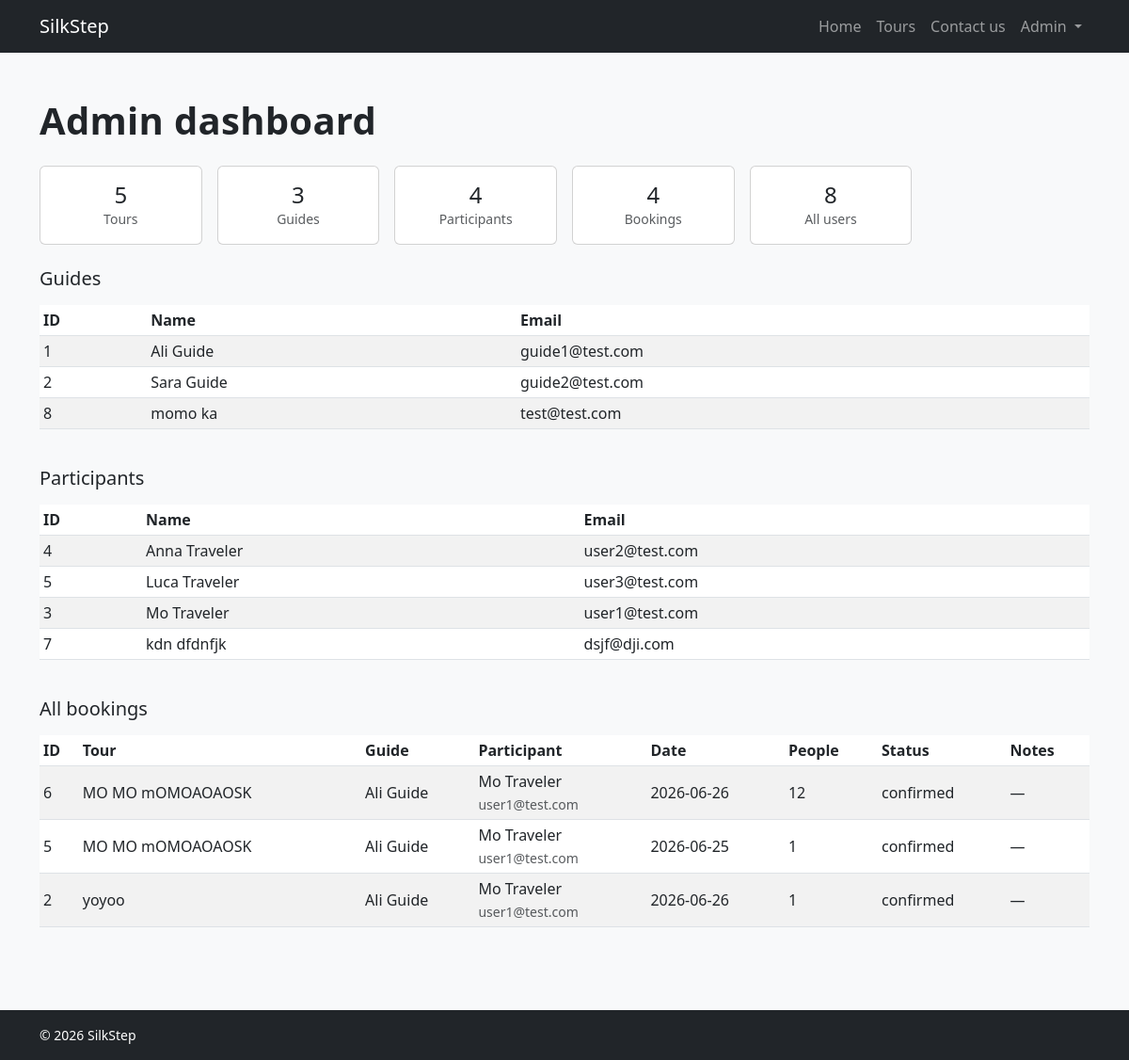
The app's page /admin (signed in) with its own data.
### tables this page shows
CREATE TABLE users (
    id INTEGER PRIMARY KEY AUTOINCREMENT,
    name TEXT NOT NULL,
    surname TEXT NOT NULL,
    email TEXT NOT NULL UNIQUE,
    password TEXT NOT NULL,
    role TEXT NOT NULL CHECK(role IN ('guide', 'participant', 'admin'))
);

CREATE TABLE bookings (
    id INTEGER PRIMARY KEY AUTOINCREMENT,
    tour_id INTEGER NOT NULL,
    participant_id INTEGER NOT NULL,
    tour_date TEXT NOT NULL,
    status TEXT NOT NULL DEFAULT 'confirmed',
    created_at TEXT DEFAULT CURRENT_TIMESTAMP, party_size INTEGER NOT NULL DEFAULT 1, notes TEXT,
    FOREIGN KEY (tour_id) REFERENCES tours(id),
    FOREIGN KEY (participant_id) REFERENCES users(id)
);

CREATE TABLE tours (
    id INTEGER PRIMARY KEY AUTOINCREMENT,
    title TEXT NOT NULL,
    schedule TEXT NOT NULL,
    duration TEXT NOT NULL,
    payment TEXT NOT NULL,
    summary TEXT NOT NULL
, guide_id INTEGER, meeting_point TEXT, max_participants INTEGER DEFAULT 15, photo_url TEXT, meeting_map_link TEXT);

### app.py (the view)
@app.route("/admin")
def admin_dashboard():
    if not current_user.is_authenticated or current_user.role != "admin":
        return redirect(url_for("home"))
    return render_template(
        "admin.html",
        stats={
            "tours_count": tours_dao.count_tours(),
            "users_count": users_dao.count_users(),
            "guides_count": users_dao.count_by_role("guide"),
            "participants_count": users_dao.count_by_role("participant"),
            "bookings_count": bookings_dao.count_bookings(),
        },
        guides=[dict(u) for u in users_dao.get_users_by_role("guide")],
        participants=[dict(u) for u in users_dao.get_users_by_role("participant")],
        bookings=[dict(b) for b in bookings_dao.get_all_bookings()],
    )

### app.py (called while the page is built)
@login_manager.user_loader
def load_user(user_id):
    row = users_dao.get_user_by_id(int(user_id))
    return User(row) if row else None

### bookings_dao.py (called while the page is built)
def get_all_bookings():
    conn = sqlite3.connect("silkstep.db")
    conn.row_factory = sqlite3.Row
    rows = conn.execute(
        """
        SELECT b.id, b.tour_id, b.tour_date, b.party_size, b.notes, b.status, b.created_at,
               t.title AS tour_title,
               g.name AS guide_name, g.surname AS guide_surname, g.email AS guide_email,
               u.name AS participant_name, u.surname AS participant_surname, u.email AS participant_email
        FROM bookings b
        JOIN tours t ON t.id = b.tour_id
        JOIN users g ON g.id = t.guide_id
        JOIN users u ON u.id = b.participant_id
        ORDER BY b.id DESC
        """
    ).fetchall()
    conn.close()
    return rows

def count_bookings():
    conn = sqlite3.connect("silkstep.db")
    count = conn.execute("SELECT COUNT(*) FROM bookings").fetchone()[0]
    conn.close()
    return count

### tours_dao.py (called while the page is built)
def count_tours():
    conn = sqlite3.connect("silkstep.db")
    count = conn.execute("SELECT COUNT(*) FROM tours").fetchone()[0]
    conn.close()
    return count

### users_dao.py (called while the page is built)
def get_user_by_id(user_id):
    conn = sqlite3.connect("silkstep.db")
    conn.row_factory = sqlite3.Row
    row = conn.execute("SELECT * FROM users WHERE id = ?", (user_id,)).fetchone()
    conn.close()
    return row

def get_users_by_role(role):
    conn = sqlite3.connect("silkstep.db")
    conn.row_factory = sqlite3.Row
    rows = conn.execute(
        "SELECT id, name, surname, email, role FROM users WHERE role = ? ORDER BY name, surname",
        (role,),
    ).fetchall()
    conn.close()
    return rows

def count_users():
    conn = sqlite3.connect("silkstep.db")
    count = conn.execute("SELECT COUNT(*) FROM users").fetchone()[0]
    conn.close()
    return count

def count_by_role(role):
    conn = sqlite3.connect("silkstep.db")
    count = conn.execute("SELECT COUNT(*) FROM users WHERE role = ?", (role,)).fetchone()[0]
    conn.close()
    return count

### templates/admin.html (shortened to what this page needs)
{% extends "base.html" %}
{% block content %}
<section class="container py-5">
  <h1 class="mb-4">Admin dashboard</h1>
  <div class="row g-3 mb-4">
    <div class="col-md-2 col-6">
      <div class="card text-center">
        <div class="card-body py-3">
          <div class="h4 mb-0">{{ stats.tours_count }}</div>
          <div class="small text-muted">Tours</div>
        </div>
      </div>
    </div>
    <div class="col-md-2 col-6">
      <div class="card text-center">
        <div class="card-body py-3">
          <div class="h4 mb-0">{{ stats.guides_count }}</div>
          <div class="small text-muted">Guides</div>
        </div>
      </div>
    </div>
    <div class="col-md-2 col-6">
      <div class="card text-center">
        <div class="card-body py-3">
          <div class="h4 mb-0">{{ stats.participants_count }}</div>
          <div class="small text-muted">Participants</div>
        </div>
      </div>
    </div>
    <div class="col-md-2 col-6">
      <div class="card text-center">
        <div class="card-body py-3">
          <div class="h4 mb-0">{{ stats.bookings_count }}</div>
          <div class="small text-muted">Bookings</div>
        </div>
      </div>
    </div>
    <div class="col-md-2 col-6">
      <div class="card text-center">
        <div class="card-body py-3">
          <div class="h4 mb-0">{{ stats.users_count }}</div>
          <div class="small text-muted">All users</div>
        </div>
      </div>
    </div>
  </div>
  <h2 class="h5 mb-3">Guides</h2>
  <div class="table-responsive mb-4">
    <table class="table table-striped table-sm align-middle">
      <thead>
        <tr>
          <th>ID</th>
          <th>Name</th>
          <th>Email</th>
        </tr>
      </thead>
      <tbody>
        {% for g in guides %}
        <tr>
          <td>{{ g.id }}</td>
          <td>{{ g.name }} {{ g.surname }}</td>
          <td>{{ g.email }}</td>
        </tr>
        {% else %}
        <tr><td colspan="3" class="text-muted">No guides found.</td></tr>
        {% endfor %}
      </tbody>
    </table>
  </div>
  <h2 class="h5 mb-3">Participants</h2>
  <div class="table-responsive mb-4">
    <table class="table table-striped table-sm align-middle">
      <thead>
        <tr>
          <th>ID</th>
          <th>Name</th>
          <th>Email</th>
        </tr>
      </thead>
      <tbody>
        {% for p in participants %}
        <tr>
          <td>{{ p.id }}</td>
          <td>{{ p.name }} {{ p.surname }}</td>
          <td>{{ p.email }}</td>
        </tr>
        {% else %}
        <tr><td colspan="3" class="text-muted">No participants found.</td></tr>
        {% endfor %}
      </tbody>
    </table>
  </div>
  <h2 class="h5 mb-3">All bookings</h2>
  <div class="table-responsive">
    <table class="table table-striped table-sm align-middle">
      <thead>
        <tr>
          <th>ID</th>
          <th>Tour</th>
          <th>Guide</th>
          <th>Participant</th>
          <th>Date</th>
          <th>People</th>
          <th>Status</th>
          <th>Notes</th>
        </tr>
      </thead>
      <tbody>
        {% for b in bookings %}
        <tr>
          <td>{{ b.id }}</td>
          <td>{{ b.tour_title }}</td>
          <td>{{ b.guide_name }} {{ b.guide_surname }}</td>
          <td>{{ b.participant_name }} {{ b.participant_surname }}<br><span class="text-muted small">{{ b.participant_email }}</span></td>
          <td>{{ b.tour_date }}</td>
          <td>{{ b.party_size }}</td>
          <td>{{ b.status }}</td>
          <td>{{ b.notes or "—" }}</td>
        </tr>
        {% else %}
        <tr><td colspan="8" class="text-muted">No bookings yet.</td></tr>
        {% endfor %}
      </tbody>
    </table>
  </div>
</section>
{% endblock %}

### templates/base.html (shortened to what this page needs)
<!DOCTYPE html>
<html lang="en">
<head>
  <link href="https://cdn.jsdelivr.net/npm/bootstrap@5.3.0/dist/css/bootstrap.min.css" rel="stylesheet">
  <link rel="stylesheet" href="{{ url_for('static', filename='css/style.css') }}">
</head>
<body>
  <nav class="navbar navbar-expand-lg navbar-dark bg-dark">
    <div class="container">
      <a class="navbar-brand" href="{{ url_for('home') }}">SilkStep</a>
      <div class="collapse navbar-collapse" id="mainNav">
        <ul class="navbar-nav ms-auto align-items-lg-center">
          <li class="nav-item">
            <a class="nav-link" href="{{ url_for('home') }}">Home</a>
          </li>
          <li class="nav-item">
            <a class="nav-link" href="{{ url_for('tours') }}">Tours</a>
          </li>
          <li class="nav-item">
            <a class="nav-link" href="{{ url_for('contact') }}">Contact us</a>
          </li>
          {% if current_user.is_authenticated %}
          <li class="nav-item dropdown">
            <a class="nav-link dropdown-toggle" href="#" role="button"
               data-bs-toggle="dropdown" aria-expanded="false">
              {{ current_user.name }}
            </a>
          </li>
          {% else %}
          <li class="nav-item">
            <a class="nav-link" href="{{ url_for('login') }}">Login</a>
          </li>
          {% endif %}
        </ul>
      </div>
    </div>
  </nav>
  {% block content %}{% endblock %}
  <footer class="bg-dark text-white py-3 mt-4">
    <div class="container small">&copy; 2026 SilkStep</div>
  </footer>
</body>
</html>

### static/css/style.css (style rules this page uses)
body { background-color: #f8f9fa; color: #212529; }
h1 { font-weight: 700; letter-spacing: 0.3px; }

### records on screen
users: name "Admin"
users: id "1", name "Ali", surname "Guide", email "guide1@test.com"
users: id "2", name "Sara", surname "Guide", email "guide2@test.com"
users: id "8", name "momo", surname "ka", email "test@test.com"
users: id "4", name "Anna", surname "Traveler", email "user2@test.com"
users: id "5", name "Luca", surname "Traveler", email "user3@test.com"
users: id "3", name "Mo", surname "Traveler", email "user1@test.com"
users: id "7", name "kdn", surname "dfdnfjk", email "dsjf@dji.com"
bookings: id "6", tour_title "MO MO mOMOAOAOSK", guide_name "Ali", guide_surname "Guide", participant_name "Mo", participant_surname "Traveler", participant_email "user1@test.com", tour_date "2026-06-26", party_size "12", status "confirmed", notes "—"
bookings: id "5", tour_title "MO MO mOMOAOAOSK", guide_name "Ali", guide_surname "Guide", participant_name "Mo", participant_surname "Traveler", participant_email "user1@test.com", tour_date "2026-06-25", party_size "1", status "confirmed", notes "—"
bookings: id "2", tour_title "yoyoo", guide_name "Ali", guide_surname "Guide", participant_name "Mo", participant_surname "Traveler", participant_email "user1@test.com", tour_date "2026-06-26", party_size "1", status "confirmed", notes "—"

### other values on screen
{{ stats.tours_count }} "5"
{{ stats.guides_count }} "3"
{{ stats.participants_count }} "4"
{{ stats.bookings_count }} "4"
{{ stats.users_count }} "8"
